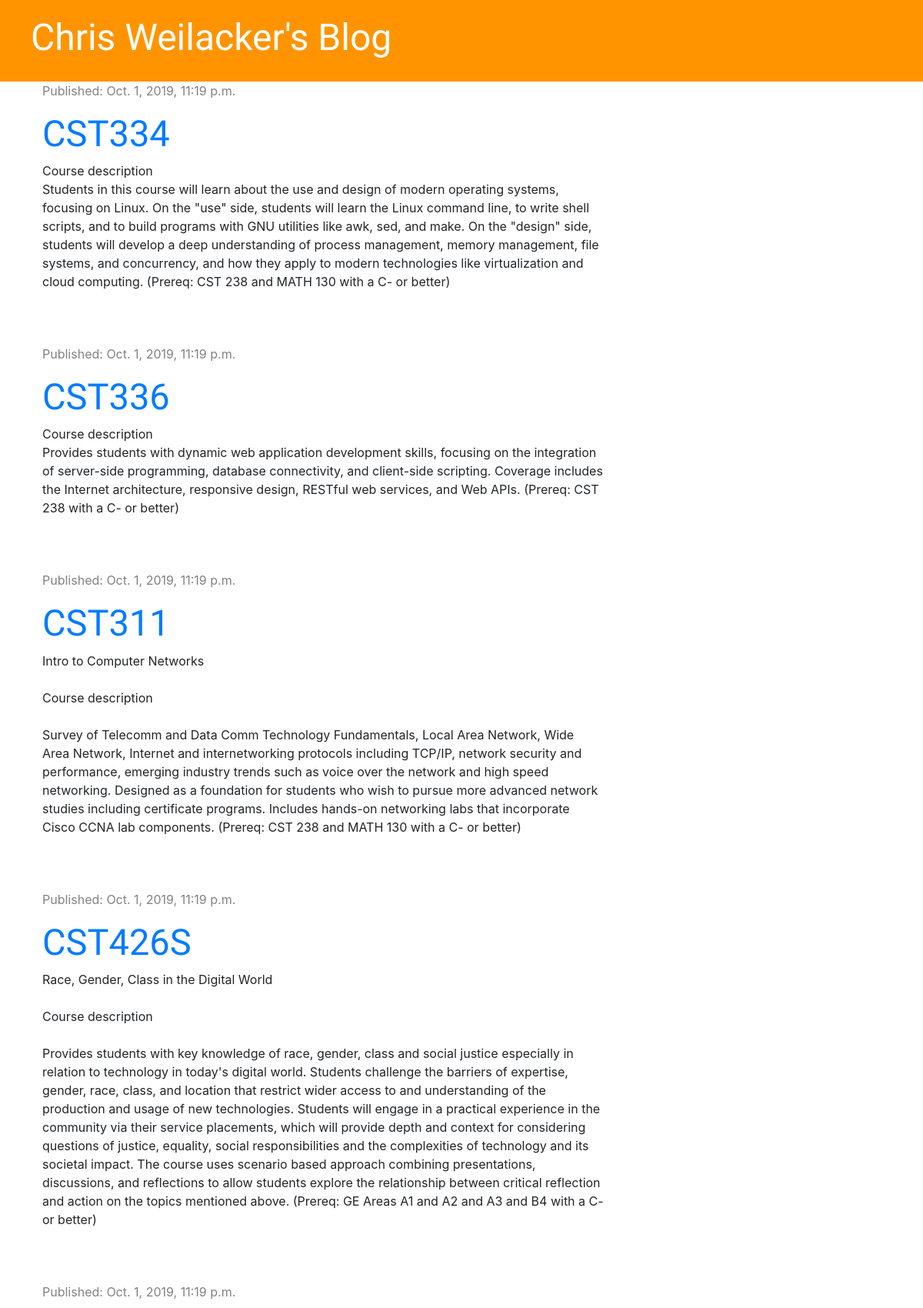
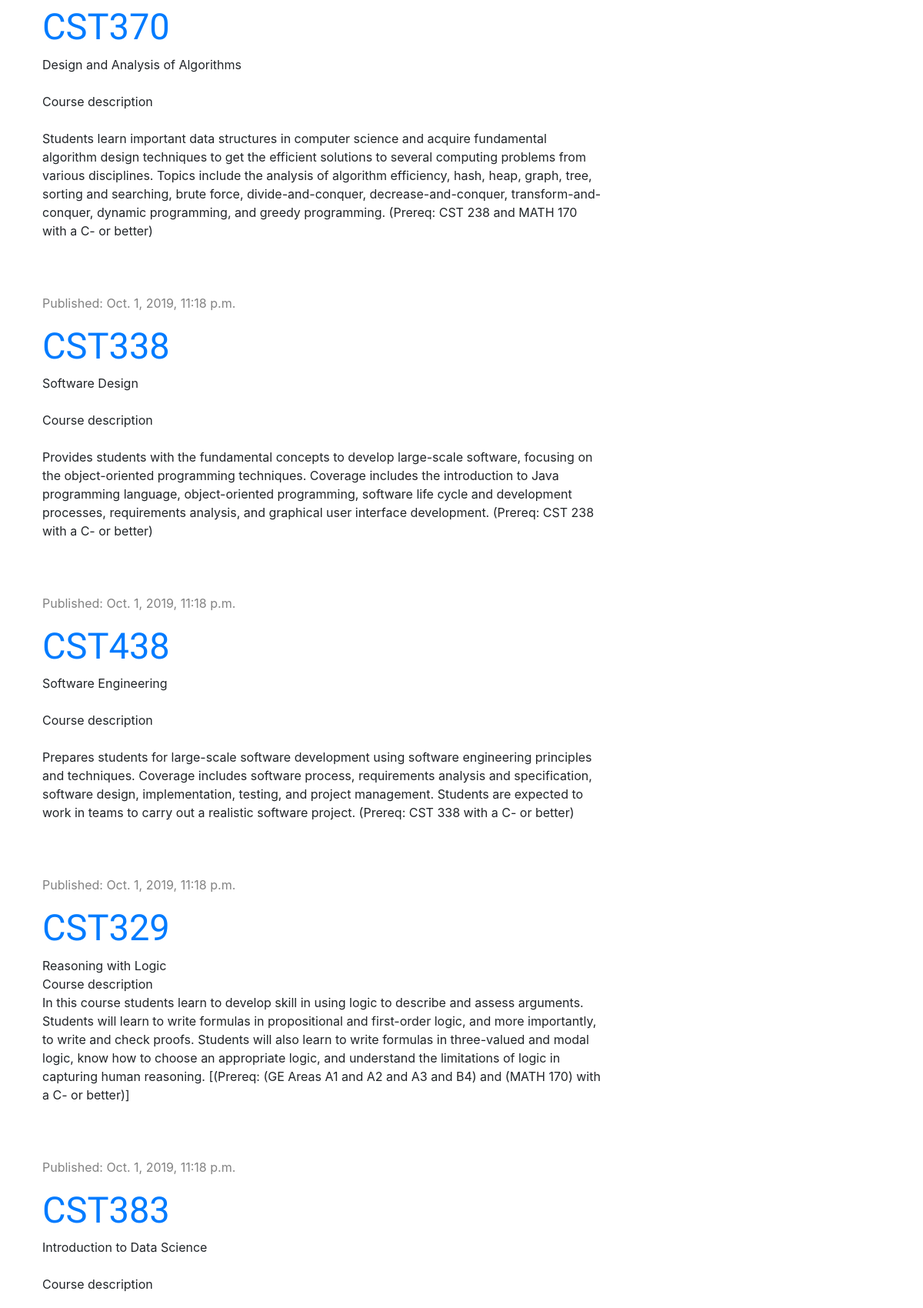
The page / (upper part) on the database its author committed (2 pictures, top to bottom).
### blog/models.py (models this page shows, shortened)
class Post(models.Model):
    author = models.ForeignKey('auth.User', on_delete=models.CASCADE)
    title = models.CharField(max_length=200)
    text = models.TextField()
    created_date = models.DateTimeField(default=timezone.now)
    published_date = models.DateTimeField(blank=True, null=True)

### blog/views.py (the view)
# urls.py: path('', views.post_list, name='post_list'),
def post_list(request):
    posts = Post.objects.filter(published_date__lte=timezone.now()).order_by('-published_date')
    postList = {'posts': posts}
    return render(request, 'blog/post_list.html', postList)

### blog/templates/blog/post_list.html
{% extends 'blog/base.html' %}
{% block content %}
            {% for post in posts %}
            <div class="post">
                <div class="date"><p>Published: {{ post.published_date }}</p></div>
                <h2><a href="{% url 'post_detail' pk=post.pk %}">{{ post.title }}</a></h2>
                <p>{{ post.text|linebreaksbr }}</p>
            </div>
            {% endfor %}
{% endblock %}

### static/css/blog.css (style rules this page uses)
h1, h2 { font-family: 'Inconsolata', serif; font-size: 47px }
.date { color: #828282 }
.post { margin-bottom: 70px; }

### rows shown on the page
Post: published_date "Oct. 1, 2019, 11:19 p.m.", title "CST334", text "Course description Students in this course will learn about the use and design of modern operating systems, focusing on Linux. On the \"use\" side, students will learn the Linux command line, to write shell scripts, and to build programs with GNU utilities like awk, sed, and make. On the \"design\" side, students will develop a deep understanding of process management, memory management, file systems, and concurrency, and how they apply to modern technologies like virtualization and cloud computing. (Prereq: CST 238 and MATH 130 with a C- or better)"
Post: published_date "Oct. 1, 2019, 11:19 p.m.", title "CST336", text "Course description Provides students with dynamic web application development skills, focusing on the integration of server-side programming, database connectivity, and client-side scripting. Coverage includes the Internet architecture, responsive design, RESTful web services, and Web APIs. (Prereq: CST 238 with a C- or better)"
Post: published_date "Oct. 1, 2019, 11:19 p.m.", title "CST311", text "Intro to Computer Networks Course description Survey of Telecomm and Data Comm Technology Fundamentals, Local Area Network, Wide Area Network, Internet and internetworking protocols including TCP/IP, network security and performance, emerging industry trends such as voice over the network and high speed networking. Designed as a foundation for students who wish to pursue more advanced network studies including certificate programs. Includes hands-on networking labs that incorporate Cisco CCNA lab components. (Prereq: CST 238 and MATH 130 with a C- or better)"
Post: published_date "Oct. 1, 2019, 11:19 p.m.", title "CST426S", text "Race, Gender, Class in the Digital World Course description Provides students with key knowledge of race, gender, class and social justice especially in relation to technology in today's digital world. Students challenge the barriers of expertise, gender, race, class, and location that restrict wider access to and understanding of the production and usage of new technologies. Students will engage in a practical experience in the community via their service placements, which will provide depth and context for considering questions of justice, equality, social responsibilities and the complexities of technology and its societal impact. The course uses scenario based approach combining…"
Post: published_date "Oct. 1, 2019, 11:19 p.m.", title "CST370", text "Design and Analysis of Algorithms Course description Students learn important data structures in computer science and acquire fundamental algorithm design techniques to get the efficient solutions to several computing problems from various disciplines. Topics include the analysis of algorithm efficiency, hash, heap, graph, tree, sorting and searching, brute force, divide-and-conquer, decrease-and-conquer, transform-and-conquer, dynamic programming, and greedy programming. (Prereq: CST 238 and MATH 170 with a C- or better)"
Post: published_date "Oct. 1, 2019, 11:18 p.m.", title "CST338", text "Software Design Course description Provides students with the fundamental concepts to develop large-scale software, focusing on the object-oriented programming techniques. Coverage includes the introduction to Java programming language, object-oriented programming, software life cycle and development processes, requirements analysis, and graphical user interface development. (Prereq: CST 238 with a C- or better)"
Post: published_date "Oct. 1, 2019, 11:18 p.m.", title "CST438", text "Software Engineering Course description Prepares students for large-scale software development using software engineering principles and techniques. Coverage includes software process, requirements analysis and specification, software design, implementation, testing, and project management. Students are expected to work in teams to carry out a realistic software project. (Prereq: CST 338 with a C- or better)"
Post: published_date "Oct. 1, 2019, 11:18 p.m.", title "CST329", text "Reasoning with Logic Course description In this course students learn to develop skill in using logic to describe and assess arguments. Students will learn to write formulas in propositional and first-order logic, and more importantly, to write and check proofs. Students will also learn to write formulas in three-valued and modal logic, know how to choose an appropriate logic, and understand the limitations of logic in capturing human reasoning. [(Prereq: (GE Areas A1 and A2 and A3 and B4) and (MATH 170) with a C- or better)]"
Post: published_date "Oct. 1, 2019, 11:18 p.m.", title "CST383", text "Introduction to Data Science Course description"
